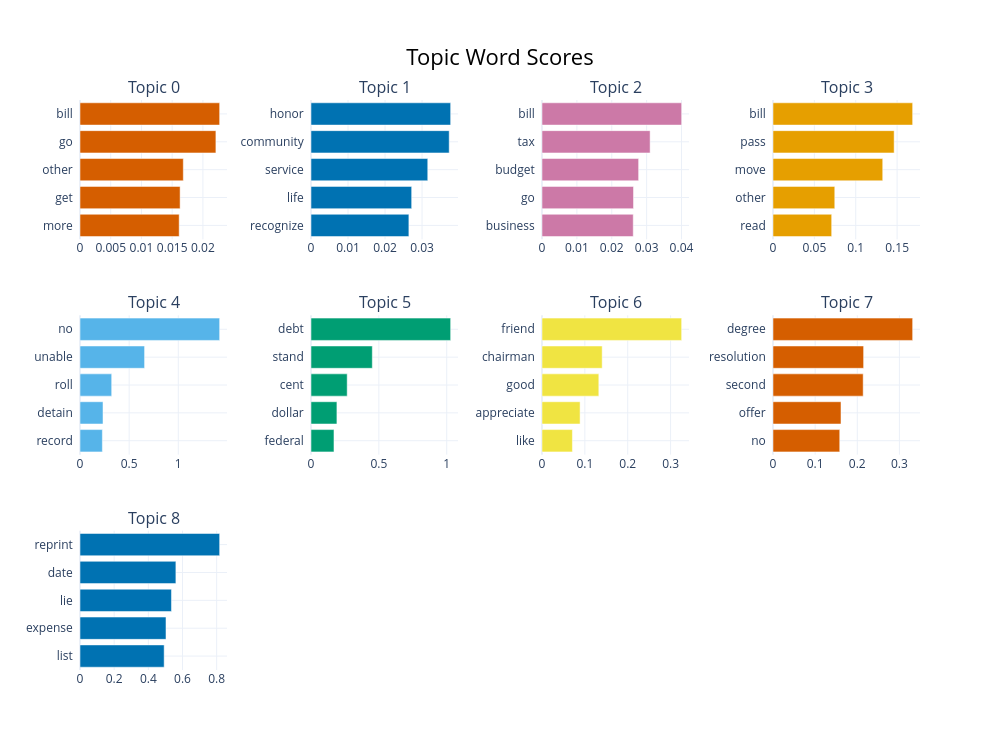

The notebook cell saved with this chart:
### Code cell
#TODO print out and visualize the top 5 words for each topic.

# get_topic_info() returns a DataFrame with topic IDs; topic -1 is BERTopic's outlier bucket
for topic_id in sorted(topic_model.get_topic_info()['Topic'].tolist()):
    if topic_id == -1:
        continue  # skip the outlier topic — these are docs that didn't fit any cluster
    words = topic_model.get_topic(topic_id)
    print(f"Topic {topic_id}: {[w for w, _ in words[:5]]}")

# Built-in bar chart showing the top-5 discriminative terms for each of the 10 topics
topic_model.visualize_barchart(top_n_topics=10, n_words=5)

### Figure 1 — Plotly figure (JSON) as saved in the notebook; plotly's stock layout.template omitted (floating-point values rounded to 4 significant figures)
{"data": [{"marker": {"color": "#D55E00"}, "orientation": "h", "type": "bar", "x": [0.01614, 0.01629, 0.01681, 0.02212, 0.02273], "xaxis": "x", "y": ["more  ", "get  ", "other  ", "go  ", "bill  "], "yaxis": "y"}, {"marker": {"color": "#0072B2"}, "orientation": "h", "type": "bar", "x": [0.02644, 0.02719, 0.03154, 0.03733, 0.03772], "xaxis": "x2", "y": ["recognize  ", "life  ", "service  ", "community  ", "honor  "], "yaxis": "y2"}, {"marker": {"color": "#CC79A7"}, "orientation": "h", "type": "bar", "x": [0.02616, 0.02624, 0.02771, 0.031, 0.04004], "xaxis": "x3", "y": ["business  ", "go  ", "budget  ", "tax  ", "bill  "], "yaxis": "y3"}, {"marker": {"color": "#E69F00"}, "orientation": "h", "type": "bar", "x": [0.07093, 0.07467, 0.1326, 0.1464, 0.1688], "xaxis": "x4", "y": ["read  ", "other  ", "move  ", "pass  ", "bill  "], "yaxis": "y4"}, {"marker": {"color": "#56B4E9"}, "orientation": "h", "type": "bar", "x": [0.2276, 0.2341, 0.3224, 0.6569, 1.421], "xaxis": "x5", "y": ["record  ", "detain  ", "roll  ", "unable  ", "no  "], "yaxis": "y5"}, {"marker": {"color": "#009E73"}, "orientation": "h", "type": "bar", "x": [0.1693, 0.191, 0.2666, 0.4516, 1.029], "xaxis": "x6", "y": ["federal  ", "dollar  ", "cent  ", "stand  ", "debt  "], "yaxis": "y6"}, {"marker": {"color": "#F0E442"}, "orientation": "h", "type": "bar", "x": [0.07092, 0.08887, 0.1326, 0.1404, 0.3258], "xaxis": "x7", "y": ["like  ", "appreciate  ", "good  ", "chairman  ", "friend  "], "yaxis": "y7"}, {"marker": {"color": "#D55E00"}, "orientation": "h", "type": "bar", "x": [0.1584, 0.1614, 0.214, 0.2151, 0.3315], "xaxis": "x8", "y": ["no  ", "offer  ", "second  ", "resolution  ", "degree  "], "yaxis": "y8"}, {"marker": {"color": "#0072B2"}, "orientation": "h", "type": "bar", "x": [0.4926, 0.5033, 0.5353, 0.5613, 0.8174], "xaxis": "x9", "y": ["list  ", "expense  ", "lie  ", "date  ", "reprint  "], "yaxis": "y9"}], "layout": {"annotations": [{"font": {"size": 16}, "showarrow": false, "text": "Topic 0", "x": 0.0875, "xanchor": "center", "xref": "paper", "y": 1, "yanchor": "bottom", "yref": "paper"}, {"font": {"size": 16}, "showarrow": false, "text": "Topic 1", "x": 0.3625, "xanchor": "center", "xref": "paper", "y": 1, "yanchor": "bottom", "yref": "paper"}, {"font": {"size": 16}, "showarrow": false, "text": "Topic 2", "x": 0.6375, "xanchor": "center", "xref": "paper", "y": 1, "yanchor": "bottom", "yref": "paper"}, {"font": {"size": 16}, "showarrow": false, "text": "Topic 3", "x": 0.9125, "xanchor": "center", "xref": "paper", "y": 1, "yanchor": "bottom", "yref": "paper"}, {"font": {"size": 16}, "showarrow": false, "text": "Topic 4", "x": 0.0875, "xanchor": "center", "xref": "paper", "y": 0.6222, "yanchor": "bottom", "yref": "paper"}, {"font": {"size": 16}, "showarrow": false, "text": "Topic 5", "x": 0.3625, "xanchor": "center", "xref": "paper", "y": 0.6222, "yanchor": "bottom", "yref": "paper"}, {"font": {"size": 16}, "showarrow": false, "text": "Topic 6", "x": 0.6375, "xanchor": "center", "xref": "paper", "y": 0.6222, "yanchor": "bottom", "yref": "paper"}, {"font": {"size": 16}, "showarrow": false, "text": "Topic 7", "x": 0.9125, "xanchor": "center", "xref": "paper", "y": 0.6222, "yanchor": "bottom", "yref": "paper"}, {"font": {"size": 16}, "showarrow": false, "text": "Topic 8", "x": 0.0875, "xanchor": "center", "xref": "paper", "y": 0.2444, "yanchor": "bottom", "yref": "paper"}], "height": 750, "hoverlabel": {"bgcolor": "white", "font": {"family": "Rockwell", "size": 16}}, "showlegend": false, "title": {"font": {"color": "Black", "size": 22}, "text": "Topic Word Scores", "x": 0.5, "xanchor": "center", "yanchor": "top"}, "width": 1000, "xaxis": {"anchor": "y", "domain": [0, 0.175], "showgrid": true}, "xaxis10": {"anchor": "y10", "domain": [0.275, 0.45], "showgrid": true}, "xaxis11": {"anchor": "y11", "domain": [0.55, 0.725], "showgrid": true}, "xaxis12": {"anchor": "y12", "domain": [0.825, 1], "showgrid": true}, "xaxis2": {"anchor": "y2", "domain": [0.275, 0.45], "showgrid": true}, "xaxis3": {"anchor": "y3", "domain": [0.55, 0.725], "showgrid": true}, "xaxis4": {"anchor": "y4", "domain": [0.825, 1], "showgrid": true}, "xaxis5": {"anchor": "y5", "domain": [0, 0.175], "showgrid": true}, "xaxis6": {"anchor": "y6", "domain": [0.275, 0.45], "showgrid": true}, "xaxis7": {"anchor": "y7", "domain": [0.55, 0.725], "showgrid": true}, "xaxis8": {"anchor": "y8", "domain": [0.825, 1], "showgrid": true}, "xaxis9": {"anchor": "y9", "domain": [0, 0.175], "showgrid": true}, "yaxis": {"anchor": "x", "domain": [0.7556, 1], "showgrid": true}, "yaxis10": {"anchor": "x10", "domain": [0, 0.2444], "showgrid": true}, "yaxis11": {"anchor": "x11", "domain": [0, 0.2444], "showgrid": true}, "yaxis12": {"anchor": "x12", "domain": [0, 0.2444], "showgrid": true}, "yaxis2": {"anchor": "x2", "domain": [0.7556, 1], "showgrid": true}, "yaxis3": {"anchor": "x3", "domain": [0.7556, 1], "showgrid": true}, "yaxis4": {"anchor": "x4", "domain": [0.7556, 1], "showgrid": true}, "yaxis5": {"anchor": "x5", "domain": [0.3778, 0.6222], "showgrid": true}, "yaxis6": {"anchor": "x6", "domain": [0.3778, 0.6222], "showgrid": true}, "yaxis7": {"anchor": "x7", "domain": [0.3778, 0.6222], "showgrid": true}, "yaxis8": {"anchor": "x8", "domain": [0.3778, 0.6222], "showgrid": true}, "yaxis9": {"anchor": "x9", "domain": [0, 0.2444], "showgrid": true}}}
